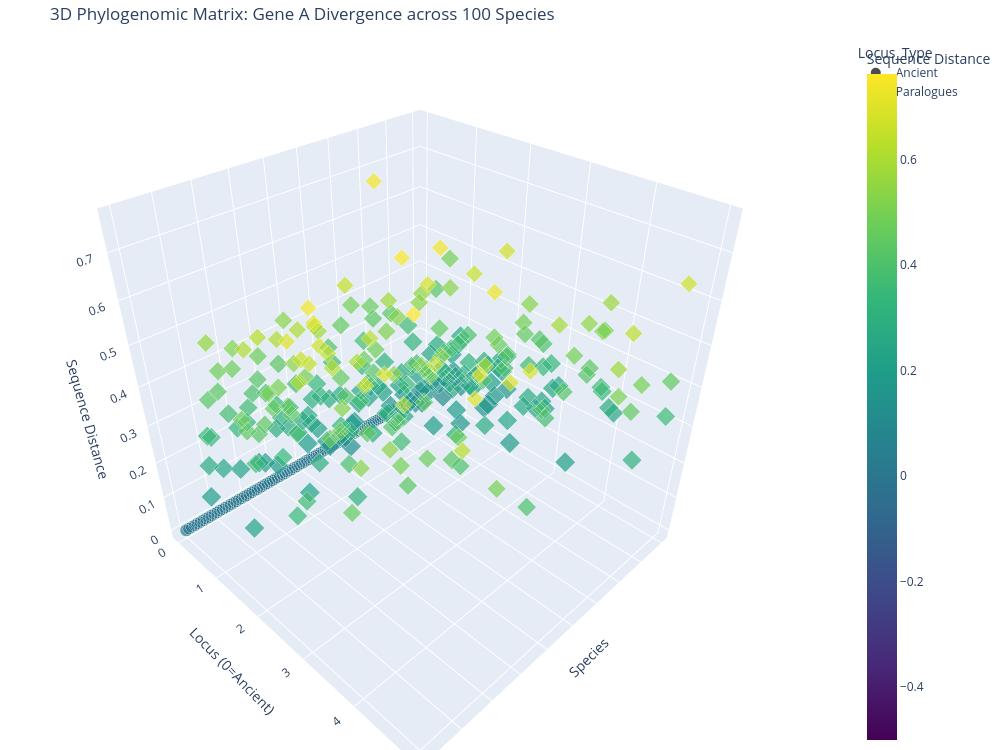

Write notebook code for a chart like this one.
### Markdown cell above
## 6d. 3D Phylogenomic Hypercube visualization

This is the core visualization — an interactive 3D scatter plot where:
- **X = Species** (sorted by phylogenetic distance)
- **Y = Locus index** (0 = ancient ortholog, 1+ = paralogs ranked by divergence)
- **Z = Sequence divergence** (Ks/dS-like score)
- **Color = Divergence** (Viridis: dark = conserved, yellow = diverged)
- **Symbol = Locus type** (diamond = Ancient, circle = Paralog)
- **Size = Confidence** (larger = more confident alignment)

### Code cell
# ── 3D Phylogenomic Matrix ──────────────────────────────────────────────────

fig = px.scatter_3d(
    df,
    x='Species',
    y='Locus_Index',
    z='Divergence',
    color='Divergence',
    symbol='Locus_Type',
    size='Confidence',
    color_continuous_scale='Viridis',
    title='3D Phylogenomic Matrix: Gene A Divergence across 100 Species',
    labels={
        'Species':     'Species',
        'Locus_Index': 'Locus (0=Ancient)',
        'Divergence':  'Sequence Distance',
    },
    hover_data=['Species', 'Locus_Type', 'Locus_Index', 'Divergence', 'Confidence'],
)

# Optimize layout for 100 species
fig.update_layout(
    scene=dict(
        xaxis=dict(
            title='Species',
            nticks=10,
            showticklabels=False,   # Too many species for labels
        ),
        yaxis=dict(title='Locus (0=Ancient)'),
        zaxis=dict(title='Sequence Distance'),
    ),
    width=1000,
    height=750,
    margin=dict(l=0, r=0, b=0, t=40),
)

fig.show()

### Figure 1 — Plotly figure (JSON) as saved in the notebook; plotly's stock layout.template omitted (floating-point values rounded to 4 significant figures; data arrays with more than 128 entries replaced by an {"elided": "..."} marker saying what was removed)
{"data": [{"customdata": {"elided": "100x2 mixed values"}, "hovertemplate": "Locus_Type=%{customdata[0]}<br>Species=%{x}<br>Locus (0=Ancient)=%{y}<br>Sequence Distance=%{marker.color}<br>Confidence=%{customdata[1]}<extra></extra>", "legendgroup": "Ancient", "marker": {"color": [0.0, 0.0, 0.0, 0.0, 0.0, 0.0, 0.0, 0.0, 0.0, 0.0, 0.0, 0.0, 0.0, 0.0, 0.0, 0.0, 0.0, 0.0, 0.0, 0.0, 0.0, 0.0, 0.0, 0.0, 0.0, 0.0, 0.0, 0.0, 0.0, 0.0, 0.0, 0.0, 0.0, 0.0, 0.0, 0.0, 0.0, 0.0, 0.0, 0.0, 0.0, 0.0, 0.0, 0.0, 0.0, 0.0, 0.0, 0.0, 0.0, 0.0, 0.0, 0.0, 0.0, 0.0, 0.0, 0.0, 0.0, 0.0, 0.0, 0.0, 0.0, 0.0, 0.0, 0.0, 0.0, 0.0, 0.0, 0.0, 0.0, 0.0, 0.0, 0.0, 0.0, 0.0, 0.0, 0.0, 0.0, 0.0, 0.0, 0.0, 0.0, 0.0, 0.0, 0.0, 0.0, 0.0, 0.0, 0.0, 0.0, 0.0, 0.0, 0.0, 0.0, 0.0, 0.0, 0.0, 0.0, 0.0, 0.0, 0.0], "coloraxis": "coloraxis", "size": [1.0, 1.0, 1.0, 1.0, 1.0, 1.0, 1.0, 1.0, 1.0, 1.0, 1.0, 1.0, 1.0, 1.0, 1.0, 1.0, 1.0, 1.0, 1.0, 1.0, 1.0, 1.0, 1.0, 1.0, 1.0, 1.0, 1.0, 1.0, 1.0, 1.0, 1.0, 1.0, 1.0, 1.0, 1.0, 1.0, 1.0, 1.0, 1.0, 1.0, 1.0, 1.0, 1.0, 1.0, 1.0, 1.0, 1.0, 1.0, 1.0, 1.0, 1.0, 1.0, 1.0, 1.0, 1.0, 1.0, 1.0, 1.0, 1.0, 1.0, 1.0, 1.0, 1.0, 1.0, 1.0, 1.0, 1.0, 1.0, 1.0, 1.0, 1.0, 1.0, 1.0, 1.0, 1.0, 1.0, 1.0, 1.0, 1.0, 1.0, 1.0, 1.0, 1.0, 1.0, 1.0, 1.0, 1.0, 1.0, 1.0, 1.0, 1.0, 1.0, 1.0, 1.0, 1.0, 1.0, 1.0, 1.0, 1.0, 1.0], "sizemode": "area", "sizeref": 0.0025, "symbol": "circle"}, "mode": "markers", "name": "Ancient", "scene": "scene", "showlegend": true, "type": "scatter3d", "x": ["Species_000", "Species_001", "Species_002", "Species_003", "Species_004", "Species_005", "Species_006", "Species_007", "Species_008", "Species_009", "Species_010", "Species_011", "Species_012", "Species_013", "Species_014", "Species_015", "Species_016", "Species_017", "Species_018", "Species_019", "Species_020", "Species_021", "Species_022", "Species_023", "Species_024", "Species_025", "Species_026", "Species_027", "Species_028", "Species_029", "Species_030", "Species_031", "Species_032", "Species_033", "Species_034", "Species_035", "Species_036", "Species_037", "Species_038", "Species_039", "Species_040", "Species_041", "Species_042", "Species_043", "Species_044", "Species_045", "Species_046", "Species_047", "Species_048", "Species_049", "Species_050", "Species_051", "Species_052", "Species_053", "Species_054", "Species_055", "Species_056", "Species_057", "Species_058", "Species_059", "Species_060", "Species_061", "Species_062", "Species_063", "Species_064", "Species_065", "Species_066", "Species_067", "Species_068", "Species_069", "Species_070", "Species_071", "Species_072", "Species_073", "Species_074", "Species_075", "Species_076", "Species_077", "Species_078", "Species_079", "Species_080", "Species_081", "Species_082", "Species_083", "Species_084", "Species_085", "Species_086", "Species_087", "Species_088", "Species_089", "Species_090", "Species_091", "Species_092", "Species_093", "Species_094", "Species_095", "Species_096", "Species_097", "Species_098", "Species_099"], "y": [0, 0, 0, 0, 0, 0, 0, 0, 0, 0, 0, 0, 0, 0, 0, 0, 0, 0, 0, 0, 0, 0, 0, 0, 0, 0, 0, 0, 0, 0, 0, 0, 0, 0, 0, 0, 0, 0, 0, 0, 0, 0, 0, 0, 0, 0, 0, 0, 0, 0, 0, 0, 0, 0, 0, 0, 0, 0, 0, 0, 0, 0, 0, 0, 0, 0, 0, 0, 0, 0, 0, 0, 0, 0, 0, 0, 0, 0, 0, 0, 0, 0, 0, 0, 0, 0, 0, 0, 0, 0, 0, 0, 0, 0, 0, 0, 0, 0, 0, 0], "z": [0.0, 0.0, 0.0, 0.0, 0.0, 0.0, 0.0, 0.0, 0.0, 0.0, 0.0, 0.0, 0.0, 0.0, 0.0, 0.0, 0.0, 0.0, 0.0, 0.0, 0.0, 0.0, 0.0, 0.0, 0.0, 0.0, 0.0, 0.0, 0.0, 0.0, 0.0, 0.0, 0.0, 0.0, 0.0, 0.0, 0.0, 0.0, 0.0, 0.0, 0.0, 0.0, 0.0, 0.0, 0.0, 0.0, 0.0, 0.0, 0.0, 0.0, 0.0, 0.0, 0.0, 0.0, 0.0, 0.0, 0.0, 0.0, 0.0, 0.0, 0.0, 0.0, 0.0, 0.0, 0.0, 0.0, 0.0, 0.0, 0.0, 0.0, 0.0, 0.0, 0.0, 0.0, 0.0, 0.0, 0.0, 0.0, 0.0, 0.0, 0.0, 0.0, 0.0, 0.0, 0.0, 0.0, 0.0, 0.0, 0.0, 0.0, 0.0, 0.0, 0.0, 0.0, 0.0, 0.0, 0.0, 0.0, 0.0, 0.0]}, {"customdata": {"elided": "279x2 mixed values"}, "hovertemplate": "Locus_Type=%{customdata[0]}<br>Species=%{x}<br>Locus (0=Ancient)=%{y}<br>Sequence Distance=%{marker.color}<br>Confidence=%{customdata[1]}<extra></extra>", "legendgroup": "Paralogues", "marker": {"color": {"elided": "279 float values"}, "coloraxis": "coloraxis", "size": {"elided": "279 float values"}, "sizemode": "area", "sizeref": 0.0025, "symbol": "diamond"}, "mode": "markers", "name": "Paralogues", "scene": "scene", "showlegend": true, "type": "scatter3d", "x": {"elided": "279 str values"}, "y": {"elided": "279 int values"}, "z": {"elided": "279 float values"}}], "layout": {"coloraxis": {"colorbar": {"title": {"text": "Sequence Distance"}}, "colorscale": [[0.0, "#440154"], [0.1111, "#482878"], [0.2222, "#3e4989"], [0.3333, "#31688e"], [0.4444, "#26828e"], [0.5556, "#1f9e89"], [0.6667, "#35b779"], [0.7778, "#6ece58"], [0.8889, "#b5de2b"], [1.0, "#fde725"]]}, "height": 750, "legend": {"itemsizing": "constant", "title": {"text": "Locus_Type"}, "tracegroupgap": 0}, "margin": {"b": 0, "l": 0, "r": 0, "t": 40}, "scene": {"domain": {"x": [0.0, 1.0], "y": [0.0, 1.0]}, "xaxis": {"nticks": 10, "showticklabels": false, "title": {"text": "Species"}}, "yaxis": {"title": {"text": "Locus (0=Ancient)"}}, "zaxis": {"title": {"text": "Sequence Distance"}}}, "title": {"text": "3D Phylogenomic Matrix: Gene A Divergence across 100 Species"}, "width": 1000}}
